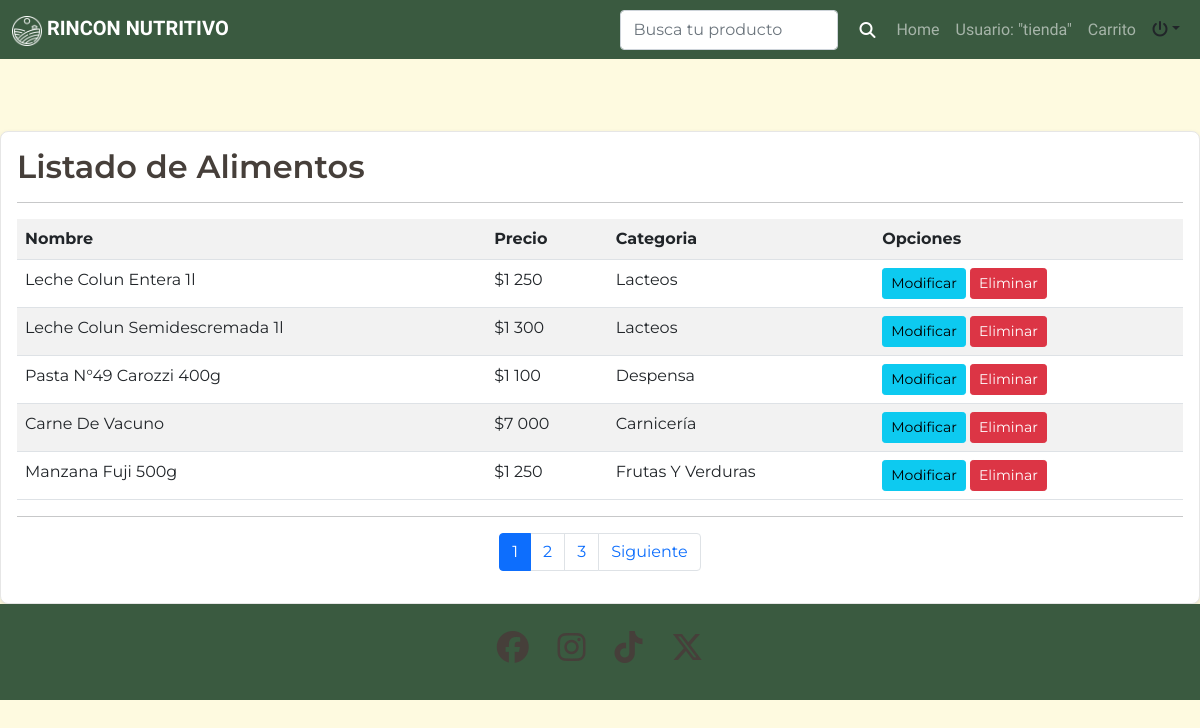
Page /listar-alimentos/ (signed in) on the committed database.
### app/models.py (models this page shows, shortened)
class Alimento(models.Model):
    nombre_alimento = models.CharField(max_length=30)
    descripcion = models.TextField(max_length=1000)
    precio = models.PositiveIntegerField()
    imagen = models.ImageField(upload_to='alimentos/')
    cantidad = models.PositiveIntegerField()
    proteinas = models.FloatField(max_length=3, null =True)
    carbohidratos = models.FloatField(max_length=3, null =True)
    grasas = models.FloatField(max_length=3, null =True)
    energia = models.FloatField(max_length=3, null =True)
    id_categoria = models.ForeignKey(CategoriaAlimento, on_delete=models.SET_NULL, null=True, blank=True)

class CategoriaAlimento(models.Model):
    nombre = models.CharField(max_length=30)
    def __str__(self):
        return self.nombre

### app/views.py (the view)
# urls.py: path('listar-alimentos/', listar_Alimentos, name="listar_alimentos"),
@permission_required('app.view_alimento')
def listar_Alimentos(request):
    alimentos = Alimento.objects.all()
    page = request.GET.get('page',1)
    try:
        paginator = Paginator(alimentos, 5)
        alimentos = paginator.page(page)
    except:
        raise Http404
    data ={
        'entity': alimentos,
        'paginator': paginator
    }
    return render(request, 'app/alimento/listar.html', data)

### app/templates/app/alimento/listar.html (shortened to what this page needs)
{% extends 'app/base.html' %}
{% block contenido %}
{% load crispy_forms_tags %}
{% load humanize %}
<br><br><br>
<div class="card">
    <div class="card-body">
        <h2>Listado de Alimentos</h2>
        <hr>
        <table class="table table-striped table-hover table-responsive-sm">
            <tr>
                <th>Nombre</th>
                <th>Precio</th>
                <th>Categoria</th>
                <th>Opciones</th>
            </tr>
            {% for a in entity %}
            <tr>
                <td>{{ a.nombre_alimento | title }}</td>
                <td>${{ a.precio | intcomma }}</td>
                <td>{{ a.id_categoria | title}}</td>
                <td>
                    {% if perms.app.change_alimento %}
                    <a href="{% url 'modificar_alimento' a.id %}" class="btn btn-info btn-sm">Modificar</a>
                    {% endif %}
                    {%if perms.app.delete_alimento %}
                    <a href="#" onclick="eliminarAlimento({{ a.id }})" class="btn btn-danger btn-sm">Eliminar</a>
                    {% endif %}
                </td>
            </tr>
            {%  endfor %}
        </table>
        <hr>
        <div>
            {% include 'app/paginator.html' %}
        </div>
    </div>
</div>
{%  endblock %}

### app/templates/app/base.html (shortened to what this page needs)
<!DOCTYPE html>
<html lang="en">
<head>
    <link href="https://cdn.jsdelivr.net/npm/bootstrap@5.0.2/dist/css/bootstrap.min.css" rel="stylesheet">
    <link rel="stylesheet" href="https://cdnjs.cloudflare.com/ajax/libs/font-awesome/6.6.0/css/all.min.css">
    {% load static %}
    <link rel="stylesheet" href="{% static 'app/css/estilos.css' %}">
</head>
<body class="body-base">
  <header>
    <nav class="navbar navbar-expand-lg navbar-dark">
        <div class="container-fluid">
            <a class="navbar-brand" href="#">
                <img src="{% static 'app/img/Iconos/Logo-B.png' %}" alt="" width="30" height="30" class="d-inline-block align-text-top">
                RINCON NUTRITIVO
            </a>
            <div class="collapse navbar-collapse" id="navbarSupportedContent">
                <ul class="navbar-nav ms-auto mb-2 mb-lg-0">
                    {% if user.is_authenticated %}
                        <form class="d-flex" method="get" action="{% url 'home' %}">
                            <input class="form-control me-2" type="search" name="search" placeholder="Busca tu producto" aria-label="Search">
                            <button class="btn btn-icon" type="submit">
                                <i class="fa-solid fa-magnifying-glass"></i>
                            </button>
                        </form>
                        <li class="nav-item">
                            <a class="nav-link" href="{% url 'home' %}">Home</a>
                        </li>
                        <li class="nav-item">
                            <a class="nav-link" href="#">Usuario: "{{ user.username }}"</a>
                        </li>
                        <li class="nav-item">
                            <a class="nav-link" href="{% url 'ver_carrito' %}">Carrito</a>
                        </li>
                        <div class="nav-item dropdown">
                            <a class="nav-link dropdown-toggle text-dark" data-bs-toggle="dropdown" role="buton"
                                aria-expanded="false"><i class="fa-solid fa-power-off"></i></a>
                        </div>
                        {% else %}
                        <li class="nav-item">
                            <a class="nav-link active" aria-current="page" href="{% url 'index' %}">Inicio</a>
                        </li>
                        {% endif %}
                </ul>
            </div>
        </div>
    </nav>
</header>
    {% block contenido %}
    {% endblock contenido %}
    <footer class=" text-white text-center py-5">
        <div class="container">
            <div class="row justify-content-center">
                <div class="col-xs-12 col-md-6 col-lg-3">
                    <h2>
                        <i class="fa-brands fa-facebook"></i>
                        <i class="fa-brands fa-instagram"></i>
                        <i class="fa-brands fa-tiktok"></i>
                        <i class="fa-brands fa-x-twitter"></i>
                    </h2>
                </div>
            </div>
        </div>
    </footer>
</body>
</html>

### app/static/app/css/estilos.css (style rules this page uses)
.body-base { margin: 0; background-color: #FEFAE0; font-family: "Montserrat", sans-serif; }
.navbar { background-color: #3A5A40; }
.navbar-brand { font-family: "Bona Nova", serif; font-weight: 700; }
.nav-link { font-family: "Bona Nova", serif; }
footer { position: relative; bottom: 0; width: 100%; background-color: #3A5A40; height: 56px; display: flex; align-items: center; justify-content: center; }
footer i { margin: 0 10px; }
.btn-icon { display: flex; align-items: center; justify-content: center; width: auto; height: auto; }
.btn-icon i { font-size: 16px; color: #fff; }
.card { display: flex; flex-direction: column; height: 100%; width: 100%; border: 1px solid #E6E6E6; border-radius: 8px; box-shadow: 0 2px 5px rgba(0, 0, 0, 0.1); overflow: hidden; background-color: #fff; }
a { text-decoration: none; }
.detalles h1, h2 { color: #463F3A; font-weight: 600; }

### rows in the picture
Alimento: nombre_alimento "Leche Colun Entera 1l", precio "1 250", id_categoria "Lacteos"
Alimento: nombre_alimento "Leche Colun Semidescremada 1l", precio "1 300", id_categoria "Lacteos"
Alimento: nombre_alimento "Pasta N°49 Carozzi 400g", precio "1 100", id_categoria "Despensa"
Alimento: nombre_alimento "Carne De Vacuno", precio "7 000", id_categoria "Carnicería"
Alimento: nombre_alimento "Manzana Fuji 500g", precio "1 250", id_categoria "Frutas Y Verduras"

### other values in the picture
{{ user.username }} "tienda"
{{ page }} "1" "2" "3"
